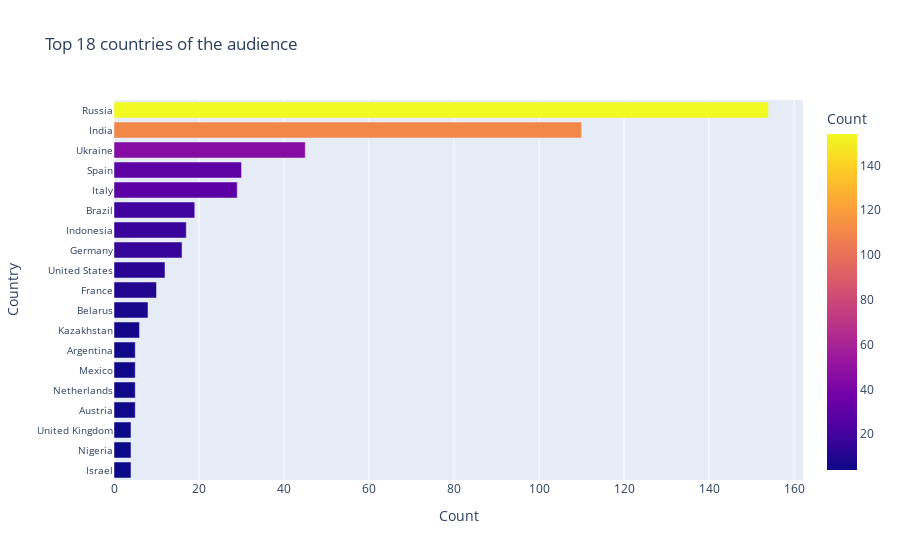

Notebook cell for this chart:
### Code cell
eda.plot_top_countries()

### Figure 1 — Plotly figure (JSON) as saved in the notebook; plotly's stock layout.template omitted (floating-point values rounded to 4 significant figures)
{"data": [{"alignmentgroup": "True", "customdata": [[4], [4], [4], [5], [5], [5], [5], [6], [8], [10], [12], [16], [17], [19], [29], [30], [45], [110], [154]], "hoverlabel": {"namelength": 0}, "hovertemplate": "Count=%{marker.color}<br>Country=%{y}", "legendgroup": "", "marker": {"color": [4, 4, 4, 5, 5, 5, 5, 6, 8, 10, 12, 16, 17, 19, 29, 30, 45, 110, 154], "coloraxis": "coloraxis"}, "name": "", "offsetgroup": "", "orientation": "h", "showlegend": false, "textposition": "auto", "type": "bar", "x": [4, 4, 4, 5, 5, 5, 5, 6, 8, 10, 12, 16, 17, 19, 29, 30, 45, 110, 154], "xaxis": "x", "y": ["Israel", "Nigeria", "United Kingdom", "Austria", "Netherlands", "Mexico", "Argentina", "Kazakhstan", "Belarus", "France", "United States", "Germany", "Indonesia", "Brazil", "Italy", "Spain", "Ukraine", "India", "Russia"], "yaxis": "y"}], "layout": {"barmode": "relative", "coloraxis": {"colorbar": {"title": {"text": "Count"}}, "colorscale": [[0, "#0d0887"], [0.1111, "#46039f"], [0.2222, "#7201a8"], [0.3333, "#9c179e"], [0.4444, "#bd3786"], [0.5556, "#d8576b"], [0.6667, "#ed7953"], [0.7778, "#fb9f3a"], [0.8889, "#fdca26"], [1, "#f0f921"]]}, "legend": {"tracegroupgap": 0}, "title": {"text": "Top 18 countries of the audience"}, "xaxis": {"anchor": "y", "domain": [0, 1], "title": {"text": "Count"}}, "yaxis": {"anchor": "x", "domain": [0, 1], "tickfont": {"size": 10}, "title": {"text": "Country"}}}}
